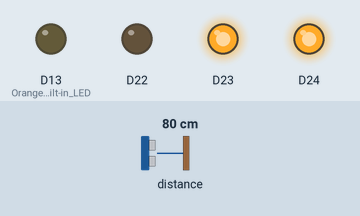
Bench run of a sketch on a simulated Arduino Nano 33 BLE. Shown: output pins drawn as LEDs (lit = HIGH). Inputs (shaded band) come from the test bench; at power-on: distance to the obstacle 80 cm. What the sketch prints to the serial monitor is not drawn.

Above: at 0.1 s.
Timing chart, 0 to 1.6 s (numbered marks = the images above):
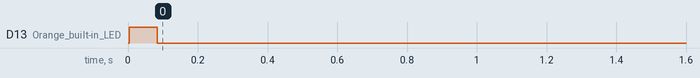

The sketch:

proximity_counter.ino
```cpp
// Lab 17: Bare-Metal Timer as Counter with Proximity Sensor
// Uses the APDS9960 proximity sensor as a pulse source.
// Counts rising-edge crossings of the proximity threshold (100).
// Blinks the built-in orange LED on each valid count.
// When the counter reaches 15, the Green LED turns on permanently.

#include <Arduino_APDS9960.h>

const int PROXIMITY_THRESHOLD = 100; // 0-255 scale; hand nearby > 100
const int TARGET_COUNT        = 15;

int  counter      = 0;
bool prevAbove    = false; // tracks previous state for edge detection
bool goalReached  = false;

void blinkBuiltIn() {
  digitalWrite(LED_BUILTIN, HIGH);
  delay(80);
  digitalWrite(LED_BUILTIN, LOW);
  delay(80);
}

void setup() {
  Serial.begin(9600);
  while (!Serial);

  if (!APDS.begin()) {
    Serial.println("Failed to initialize APDS9960!");
    while (1);
  }

  // Configure LEDs
  pinMode(LED_BUILTIN, OUTPUT); // Orange built-in LED
  pinMode(LEDR,        OUTPUT); // Red   (active-LOW)
  pinMode(LEDG,        OUTPUT); // Green (active-LOW)
  pinMode(LEDB,        OUTPUT); // Blue  (active-LOW)

  // Initial state: Red ON, others OFF
  digitalWrite(LED_BUILTIN, LOW);
  digitalWrite(LEDR,        LOW);   // Red ON
  digitalWrite(LEDG,        HIGH);  // Green OFF
  digitalWrite(LEDB,        HIGH);  // Blue OFF

  Serial.println("Proximity Counter Ready.");
  Serial.print("Wave hand ");
  Serial.print(TARGET_COUNT);
  Serial.println(" times to light the Green LED!");
}

void loop() {
  if (goalReached) {
    // Nothing more to do — Green LED stays on
    return;
  }

  if (APDS.proximityAvailable()) {
    int proximity = APDS.readProximity(); // 0 = far, 255 = very close

    bool currentlyAbove = (proximity > PROXIMITY_THRESHOLD);

    // Rising edge: hand just entered the threshold zone
    if (currentlyAbove && !prevAbove) {
      counter++;

      Serial.print("Count: ");
      Serial.print(counter);
      Serial.print(" / ");
      Serial.println(TARGET_COUNT);

      blinkBuiltIn(); // Acknowledge the pulse

      if (counter >= TARGET_COUNT) {
        // Goal reached!
        goalReached = true;

        digitalWrite(LEDR,  HIGH); // Red OFF
        digitalWrite(LEDG,  LOW);  // Green ON
        digitalWrite(LEDB,  HIGH); // Blue OFF

        Serial.println("=== TARGET REACHED! Green LED ON ===");
      }
    }

    prevAbove = currentlyAbove;
  }

  delay(20); // ~50 Hz poll rate — fast enough to catch hand movements
}
```

Measured:
- by itself, D13 (Orange_built-in_LED): LOW → HIGH at 0.00 s, → LOW 0.08 s later
